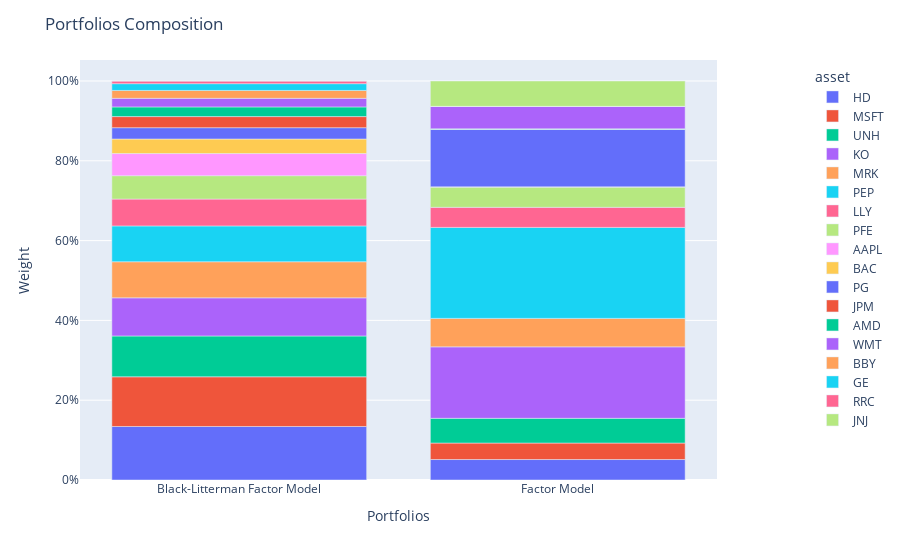

The code cell stored with this chart in its notebook:
### Code cell
population.plot_composition()

### Figure 1 — Plotly figure (JSON) as saved in the notebook; plotly's stock layout.template omitted (floating-point values rounded to 4 significant figures)
{"data": [{"hovertemplate": "asset=HD<br>index=%{x}<br>value=%{y}<extra></extra>", "legendgroup": "HD", "marker": {"color": "#636efa", "pattern": {"shape": ""}}, "name": "HD", "orientation": "v", "showlegend": true, "textposition": "auto", "type": "bar", "x": ["Black-Litterman Factor Model", "Factor Model"], "xaxis": "x", "y": [0.1341, 0.0513], "yaxis": "y"}, {"hovertemplate": "asset=MSFT<br>index=%{x}<br>value=%{y}<extra></extra>", "legendgroup": "MSFT", "marker": {"color": "#EF553B", "pattern": {"shape": ""}}, "name": "MSFT", "orientation": "v", "showlegend": true, "textposition": "auto", "type": "bar", "x": ["Black-Litterman Factor Model", "Factor Model"], "xaxis": "x", "y": [0.1246, 0.0413], "yaxis": "y"}, {"hovertemplate": "asset=UNH<br>index=%{x}<br>value=%{y}<extra></extra>", "legendgroup": "UNH", "marker": {"color": "#00cc96", "pattern": {"shape": ""}}, "name": "UNH", "orientation": "v", "showlegend": true, "textposition": "auto", "type": "bar", "x": ["Black-Litterman Factor Model", "Factor Model"], "xaxis": "x", "y": [0.1023, 0.06197], "yaxis": "y"}, {"hovertemplate": "asset=KO<br>index=%{x}<br>value=%{y}<extra></extra>", "legendgroup": "KO", "marker": {"color": "#ab63fa", "pattern": {"shape": ""}}, "name": "KO", "orientation": "v", "showlegend": true, "textposition": "auto", "type": "bar", "x": ["Black-Litterman Factor Model", "Factor Model"], "xaxis": "x", "y": [0.09561, 0.1791], "yaxis": "y"}, {"hovertemplate": "asset=MRK<br>index=%{x}<br>value=%{y}<extra></extra>", "legendgroup": "MRK", "marker": {"color": "#FFA15A", "pattern": {"shape": ""}}, "name": "MRK", "orientation": "v", "showlegend": true, "textposition": "auto", "type": "bar", "x": ["Black-Litterman Factor Model", "Factor Model"], "xaxis": "x", "y": [0.09042, 0.07137], "yaxis": "y"}, {"hovertemplate": "asset=PEP<br>index=%{x}<br>value=%{y}<extra></extra>", "legendgroup": "PEP", "marker": {"color": "#19d3f3", "pattern": {"shape": ""}}, "name": "PEP", "orientation": "v", "showlegend": true, "textposition": "auto", "type": "bar", "x": ["Black-Litterman Factor Model", "Factor Model"], "xaxis": "x", "y": [0.08982, 0.228], "yaxis": "y"}, {"hovertemplate": "asset=LLY<br>index=%{x}<br>value=%{y}<extra></extra>", "legendgroup": "LLY", "marker": {"color": "#FF6692", "pattern": {"shape": ""}}, "name": "LLY", "orientation": "v", "showlegend": true, "textposition": "auto", "type": "bar", "x": ["Black-Litterman Factor Model", "Factor Model"], "xaxis": "x", "y": [0.06725, 0.05031], "yaxis": "y"}, {"hovertemplate": "asset=PFE<br>index=%{x}<br>value=%{y}<extra></extra>", "legendgroup": "PFE", "marker": {"color": "#B6E880", "pattern": {"shape": ""}}, "name": "PFE", "orientation": "v", "showlegend": true, "textposition": "auto", "type": "bar", "x": ["Black-Litterman Factor Model", "Factor Model"], "xaxis": "x", "y": [0.05857, 0.05133], "yaxis": "y"}, {"hovertemplate": "asset=AAPL<br>index=%{x}<br>value=%{y}<extra></extra>", "legendgroup": "AAPL", "marker": {"color": "#FF97FF", "pattern": {"shape": ""}}, "name": "AAPL", "orientation": "v", "showlegend": true, "textposition": "auto", "type": "bar", "x": ["Black-Litterman Factor Model", "Factor Model"], "xaxis": "x", "y": [0.0556, 0.0], "yaxis": "y"}, {"hovertemplate": "asset=BAC<br>index=%{x}<br>value=%{y}<extra></extra>", "legendgroup": "BAC", "marker": {"color": "#FECB52", "pattern": {"shape": ""}}, "name": "BAC", "orientation": "v", "showlegend": true, "textposition": "auto", "type": "bar", "x": ["Black-Litterman Factor Model", "Factor Model"], "xaxis": "x", "y": [0.0364, 0.0], "yaxis": "y"}, {"hovertemplate": "asset=PG<br>index=%{x}<br>value=%{y}<extra></extra>", "legendgroup": "PG", "marker": {"color": "#636efa", "pattern": {"shape": ""}}, "name": "PG", "orientation": "v", "showlegend": true, "textposition": "auto", "type": "bar", "x": ["Black-Litterman Factor Model", "Factor Model"], "xaxis": "x", "y": [0.02835, 0.1441], "yaxis": "y"}, {"hovertemplate": "asset=JPM<br>index=%{x}<br>value=%{y}<extra></extra>", "legendgroup": "JPM", "marker": {"color": "#EF553B", "pattern": {"shape": ""}}, "name": "JPM", "orientation": "v", "showlegend": true, "textposition": "auto", "type": "bar", "x": ["Black-Litterman Factor Model", "Factor Model"], "xaxis": "x", "y": [0.0278, 0.0], "yaxis": "y"}, {"hovertemplate": "asset=AMD<br>index=%{x}<br>value=%{y}<extra></extra>", "legendgroup": "AMD", "marker": {"color": "#00cc96", "pattern": {"shape": ""}}, "name": "AMD", "orientation": "v", "showlegend": true, "textposition": "auto", "type": "bar", "x": ["Black-Litterman Factor Model", "Factor Model"], "xaxis": "x", "y": [0.02427, 0.001275], "yaxis": "y"}, {"hovertemplate": "asset=WMT<br>index=%{x}<br>value=%{y}<extra></extra>", "legendgroup": "WMT", "marker": {"color": "#ab63fa", "pattern": {"shape": ""}}, "name": "WMT", "orientation": "v", "showlegend": true, "textposition": "auto", "type": "bar", "x": ["Black-Litterman Factor Model", "Factor Model"], "xaxis": "x", "y": [0.02148, 0.05634], "yaxis": "y"}, {"hovertemplate": "asset=BBY<br>index=%{x}<br>value=%{y}<extra></extra>", "legendgroup": "BBY", "marker": {"color": "#FFA15A", "pattern": {"shape": ""}}, "name": "BBY", "orientation": "v", "showlegend": true, "textposition": "auto", "type": "bar", "x": ["Black-Litterman Factor Model", "Factor Model"], "xaxis": "x", "y": [0.0198, 0.0], "yaxis": "y"}, {"hovertemplate": "asset=GE<br>index=%{x}<br>value=%{y}<extra></extra>", "legendgroup": "GE", "marker": {"color": "#19d3f3", "pattern": {"shape": ""}}, "name": "GE", "orientation": "v", "showlegend": true, "textposition": "auto", "type": "bar", "x": ["Black-Litterman Factor Model", "Factor Model"], "xaxis": "x", "y": [0.01696, 0.0], "yaxis": "y"}, {"hovertemplate": "asset=RRC<br>index=%{x}<br>value=%{y}<extra></extra>", "legendgroup": "RRC", "marker": {"color": "#FF6692", "pattern": {"shape": ""}}, "name": "RRC", "orientation": "v", "showlegend": true, "textposition": "auto", "type": "bar", "x": ["Black-Litterman Factor Model", "Factor Model"], "xaxis": "x", "y": [0.006696, 0.0], "yaxis": "y"}, {"hovertemplate": "asset=JNJ<br>index=%{x}<br>value=%{y}<extra></extra>", "legendgroup": "JNJ", "marker": {"color": "#B6E880", "pattern": {"shape": ""}}, "name": "JNJ", "orientation": "v", "showlegend": true, "textposition": "auto", "type": "bar", "x": ["Black-Litterman Factor Model", "Factor Model"], "xaxis": "x", "y": [0.0, 0.06356], "yaxis": "y"}], "layout": {"barmode": "relative", "legend": {"title": {"text": "asset"}, "tracegroupgap": 0, "x": 1.15, "xanchor": "left", "y": 0.99, "yanchor": "top"}, "margin": {"t": 60}, "title": {"text": "Portfolios Composition"}, "xaxis": {"anchor": "y", "domain": [0, 1], "title": {"text": "Portfolios"}}, "yaxis": {"anchor": "x", "domain": [0, 1], "tickformat": ",.0%", "title": {"text": "Weight"}}}}
